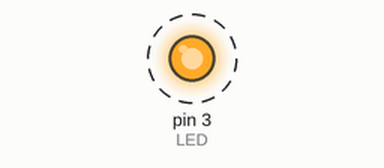
Simulated run of this sketch. Board: Arduino Uno, built with avr-gcc and run on an emulated ATmega328P. Parts: output pins drawn as LEDs (lit = HIGH). Dashed ring = blinking.

Above: at 0.3 s.
Timing chart, 0 to 3.5 s (numbered marks = the images above):
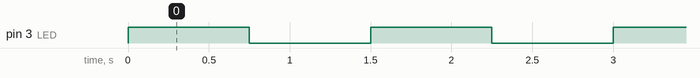

Measured:
- by itself, pin 3 (LED): alternates HIGH for 0.75 s and LOW for 0.75 s

The sketch:

PROG_3.ino
```cpp
// PROGRAM 3
int LED = 3; //Group number 1. Use N = 1 + 2

void setup() {
  pinMode(LED, OUTPUT);
}

void loop() {
  digitalWrite(LED, HIGH);   // turn the LED on (HIGH is the voltage level)
  delay(750);                       // wait for 0.75 second
  digitalWrite(LED, LOW);    // turn the LED off by making the voltage LOW
  delay(750);                       // wait for 0.75 second
}
```
